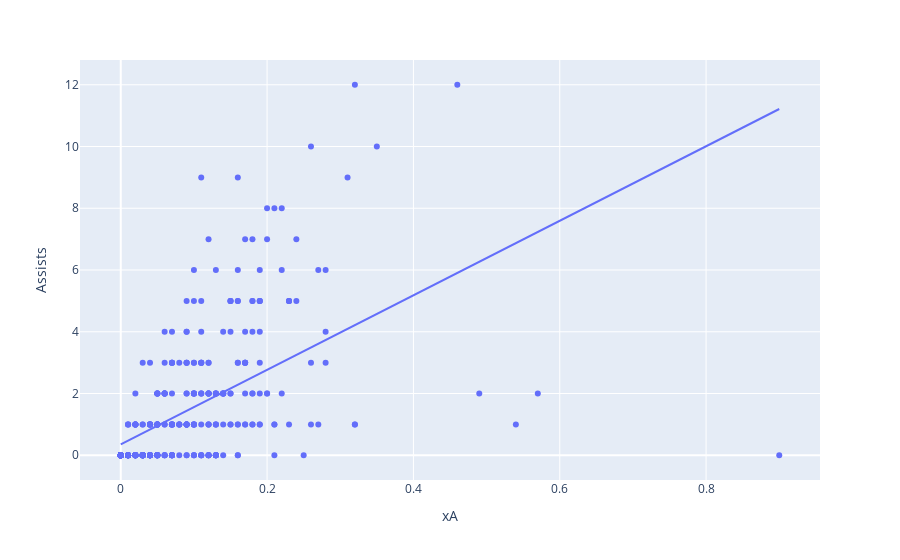

Here is the notebook cell this chart was saved with:
### Code cell
df_cat = data[['Name','Club','Position','Goals','xG']]
# fig = px.scatter(dfg, x="xG", y="Goals",hover_data=['Name','Club'],trendline="ols")
dfmu = df_cat[df_cat['Club']=='Manchester United']
dfmu = dfmu.sort_values(by=['xG'],ascending=True)
dfmc= df_cat[df_cat['Club']=='Manchester City']
dfmc = dfmc.sort_values(by=['xG'],ascending=True)
dfl= df_cat[df_cat['Club']=='Liverpool FC']
dfl = dfl.sort_values(by=['xG'],ascending=True)
dfc= df_cat[df_cat['Club']=='Chelsea']
dfc = dfc.sort_values(by=['xG'],ascending=True)

fig.show()

### Figure 1 — Plotly figure (JSON) as saved in the notebook; plotly's stock layout.template omitted (floating-point values rounded to 4 significant figures; data arrays with more than 128 entries replaced by an {"elided": "..."} marker saying what was removed)
{"data": [{"customdata": {"elided": "413x2 str values"}, "hovertemplate": "xA=%{x}<br>Assists=%{y}<br>Name=%{customdata[0]}<br>Club=%{customdata[1]}<extra></extra>", "legendgroup": "", "marker": {"color": "#636efa", "symbol": "circle"}, "mode": "markers", "name": "", "orientation": "v", "showlegend": false, "type": "scatter", "x": {"elided": "413 float values"}, "xaxis": "x", "y": {"elided": "413 int values"}, "yaxis": "y"}, {"hovertemplate": "<b>OLS trendline</b><br>Assists = 12.0711 * xA + 0.350703<br>R<sup>2</sup>=0.305030<br><br>xA=%{x}<br>Assists=%{y} <b>(trend)</b><extra></extra>", "legendgroup": "", "marker": {"color": "#636efa", "symbol": "circle"}, "mode": "lines", "name": "", "showlegend": false, "type": "scatter", "x": {"elided": "413 float values"}, "xaxis": "x", "y": {"elided": "413 float values"}, "yaxis": "y"}], "layout": {"legend": {"tracegroupgap": 0}, "margin": {"t": 60}, "xaxis": {"anchor": "y", "domain": [0, 1], "title": {"text": "xA"}}, "yaxis": {"anchor": "x", "domain": [0, 1], "title": {"text": "Assists"}}}}
